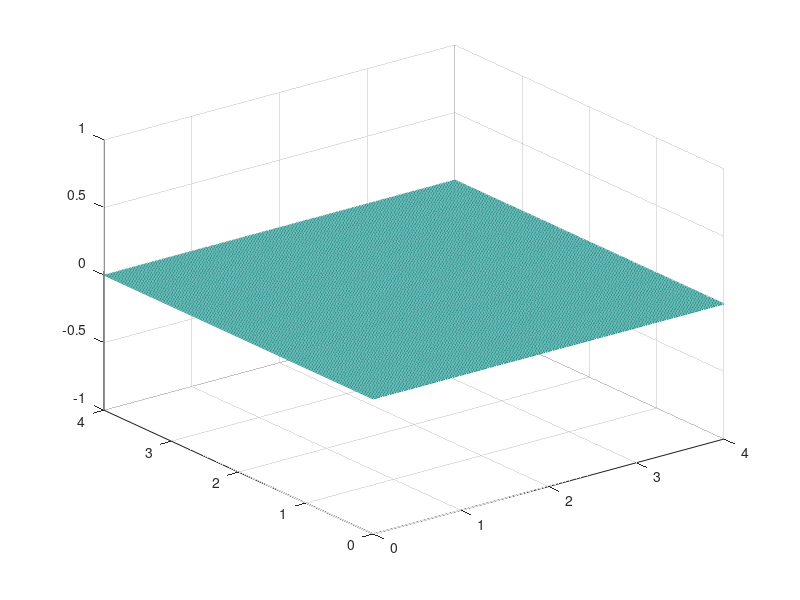

The MATLAB source for this figure: (Note: this script raises an error after producing the figure.)
deltaX = .01;
deltaT = .01;
c = 1;
lam = (c*deltaT/deltaX)^2;
alpha = 0;
beta = 1;
gamma = 0;

nFrames = 400;

xLeft = 0;
xRight = 4;
yLeft = 0;
yRight = 4;
y = linspace(yRight, yLeft, 201);
x = linspace(xRight, xLeft, 201);
n = length(x);
uPast = zeros(n,n);
uCur = zeros(n,n);
uFut = zeros(n,n);

mesh(x,y,uCur);
drawnow
for t = 1:50
    for j = 1:n
        for i = 1:n
            if i == 1
                uFut(i,j) = leftBoundary(t, deltaT);
            % Corner Cases
            elseif i == n && j == 1
                uFut(i,j) = (2-4*lam)*uCur(i,j) + lam*(uCur(i-1,j) + uCur(i,j) + uCur(i,j) + uCur(i,j+1)) - uPast(i,j);
            elseif i == n && j == n
                uFut(i,j) = (2-4*lam)*uCur(i,j) + lam*(uCur(i-1,j) + uCur(i,j) + uCur(i,j-1) + uCur(i,j)) - uPast(i,j);
            % Edge Cases
            elseif i == n
                uFut(i,j) = (2-4*lam)*uCur(i,j) + lam*(uCur(i-1,j) + uCur(i,j) + uCur(i,j-1) + uCur(i,j+1)) - uPast(i,j);
            elseif j == n
                uFut(i,j) = (2-4*lam)*uCur(i,j) + lam*(uCur(i-1,j) + uCur(i+1,j) + uCur(i,j-1) + uCur(i,j)) - uPast(i,j);
            elseif j == 1
                uFut(i,j) = (2-4*lam)*uCur(i,j) + lam*(uCur(i-1,j) + uCur(i+1,j) + uCur(i,j) + uCur(i,j+1)) - uPast(i,j);
            else
                uFut(i,j) = (2-4*lam)*uCur(i,j) + lam*(uCur(i-1,j) + uCur(i+1,j) + uCur(i,j-1) + uCur(i,j+1)) - uPast(i,j);
            end
        end
    end
    
    mesh(x,y,uCur),xlabel('X axis'), ylabel('Y axis');
    drawnow

    uPast = uCur;
    uCur = uFut;
    disp(uCur(2,2));
end